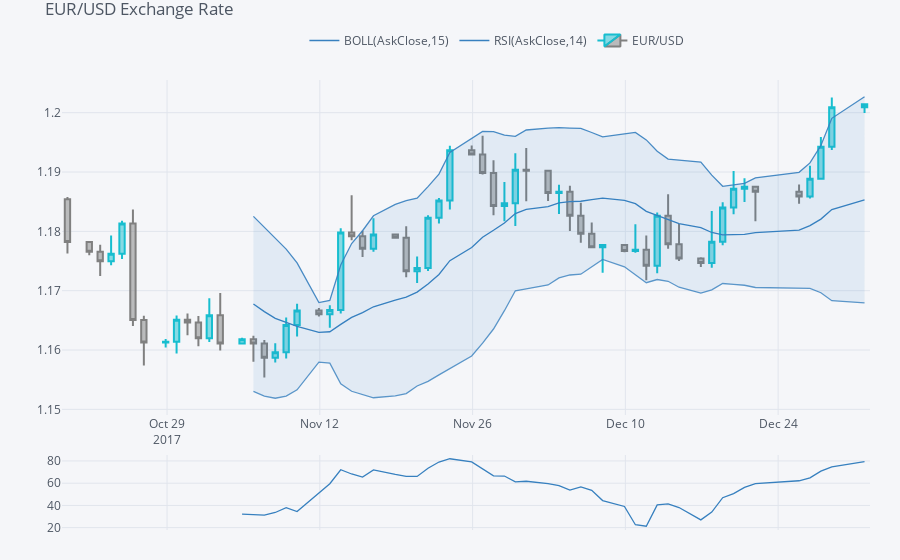

Notebook cell for this chart:
### Code cell
raw = pd.read_csv('./data/fxcm_eur_usd_eod_data.csv',
                    index_col=0, parse_dates=True) 
quotes = raw[['AskOpen', 'AskHigh', 'AskLow', 'AskClose']]  
quotes = quotes.iloc[-60:]  

qf = cf.QuantFig(
                quotes,  
                title='EUR/USD Exchange Rate',  
                legend='top',  
                name='EUR/USD'  
)
#布林通道
qf.add_bollinger_bands( periods=15,  
                        boll_std=2)  
#相對強弱指標
qf.add_rsi( periods=14,  
            showbands=False)  

plyo.iplot(
    qf.iplot(asFigure=True),
    image='png',
    filename='qf_01'
)
